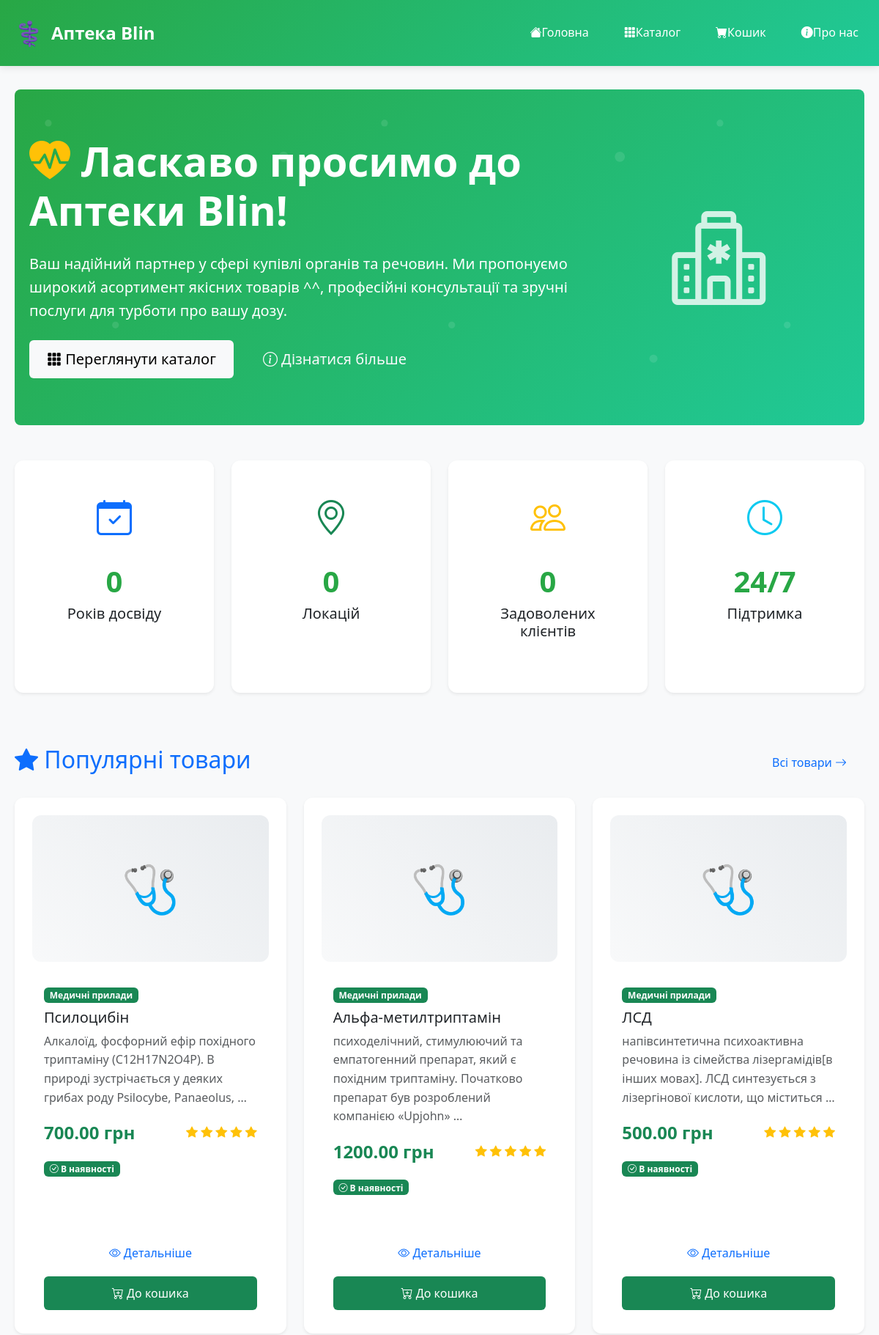
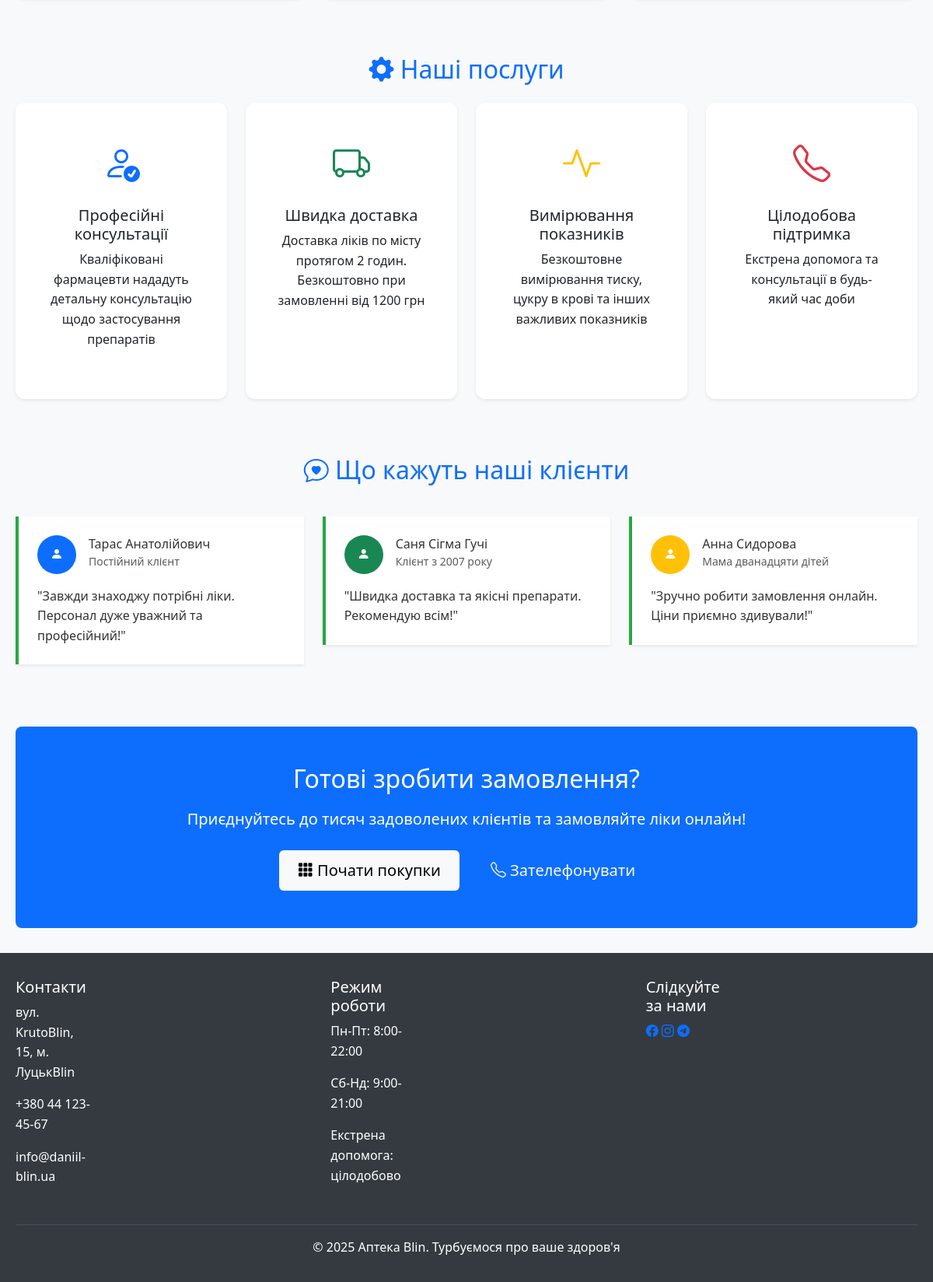
The page / on the database its author committed (2 pictures, top to bottom).
### pharmacy/models.py (models this page shows, shortened)
class Product(models.Model):
    PRODUCT_TYPES = [
        ('medicine', 'Ліки'),
        ('organ', 'Органи'),
        ('supplement', 'БАДи'),
        ('medical_device', 'Медичні прилади'),
    ]
    COUNTRY_CHOICES = [
        ('UA', 'Україна'),
        ('US', 'США'),
        ('DE', 'Німеччина'),
        ('FR', 'Франція'),
        ('PL', 'Польща'),
        ('IN', 'Індія'),
    ]
    STOCK_STATUS = [
        ('in_stock', 'В наявності'),
        ('out_of_stock', 'Немає в наявності'),
        ('limited', 'Обмежена кількість'),
        ('pre_order', 'Під замовлення'),
    ]
    name = models.CharField(max_length=200, verbose_name="Назва товару")
    category = models.ForeignKey(Category, on_delete=models.CASCADE, verbose_name="Категорія")
    description = models.TextField(verbose_name="Опис товару")
    price = models.DecimalField(
        max_digits=10,
        decimal_places=2,
        validators=[MinValueValidator(0.01)],
        verbose_name="Ціна (грн)"
    )
    manufacturer = models.CharField(
        max_length=100,
        default="Невідомий виробник",
        verbose_name="Виробник"
    )
    country = models.CharField(
        max_length=2,
        choices=COUNTRY_CHOICES,
        default='UA',
        verbose_name="Країна виробництва"
    )
    product_type = models.CharField(
        max_length=20,
        choices=PRODUCT_TYPES,
        default='medicine',
        verbose_name="Тип товару"
    )
    stock_status = models.CharField(
        max_length=20,
        choices=STOCK_STATUS,
        default='in_stock',
        verbose_name="Статус наявності"
    )
    dosage = models.CharField(
        max_length=50,
        blank=True,
        default="Не вказано",
        verbose_name="Дозування"
    )
    package = models.CharField(
        max_length=100,
        blank=True,
        default="1 упаковка",
        verbose_name="Упаковка"
    )
    rating = models.IntegerField(
        validators=[MinValueValidator(1), MaxValueValidator(5)],
        default=5,
        verbose_name="Рейтинг (1-5)"
    )
    is_prescription_required = models.BooleanField(
        default=False,
        verbose_name="Потрібен рецепт"
    )
    created_at = models.DateTimeField(auto_now_add=True, verbose_name="Дата додавання")
    updated_at = models.DateTimeField(auto_now=True, verbose_name="Дата оновлення")
    class Meta:
        verbose_name = "Товар"
        verbose_name_plural = "Товари"
        ordering = ['-created_at']
    @property
    def in_stock(self):
        return self.stock_status == 'in_stock'

### pharmacy/views.py (the view)
# urls.py: path('', views.home, name='home'),
def home(request):
    featured_products = Product.objects.filter(
        stock_status='in_stock'
    ).order_by('-rating', '-created_at')[:3]
    context = {
        'title': 'Головна - Аптека Blin',
        'page_name': 'Головна сторінка',
        'featured_products': featured_products,
    }
    return render(request, 'pharmacy/home.html', context)

### pharmacy/templates/pharmacy/home.html (shortened to what this page needs)
{% extends 'pharmacy/base.html' %}
{% block page_header %}
<section class="hero-section rounded-3">
    <div class="container position-relative">
        <div class="row align-items-center">
            <div class="col-lg-8">
                <h1 class="display-4 fw-bold mb-4">
                    <i class="bi bi-heart-pulse-fill text-warning"></i>
                    Ласкаво просимо до Аптеки Blin!
                </h1>
                <p class="lead mb-4">
                    Ваш надійний партнер у сфері купівлі органів та речовин.
                    Ми пропонуємо широкий асортимент якісних товарів ^^,
                    професійні консультації та зручні послуги для турботи про вашу дозу.
                </p>
                <div class="d-flex flex-wrap gap-3">
                    <a href="{% url 'pharmacy:catalog' %}" class="btn btn-light btn-lg">
                        <i class="bi bi-grid-3x3-gap-fill"></i> Переглянути каталог
                    </a>
                    <a href="{% url 'pharmacy:about' %}" class="btn btn-outline-light btn-lg">
                        <i class="bi bi-info-circle"></i> Дізнатися більше
                    </a>
                </div>
            </div>
            <div class="col-lg-4 text-center">
                <div class="hero-image">
                    <i class="bi bi-hospital" style="font-size: 8rem; opacity: 0.8;"></i>
                </div>
            </div>
        </div>
    </div>
</section>
{% endblock %}
{% block content %}
<section class="mb-5">
    <div class="row text-center">
        <div class="col-md-3 col-sm-6 mb-4">
            <div class="card h-100 border-0 shadow-sm">
                <div class="card-body">
                    <i class="bi bi-calendar-check feature-icon text-primary"></i>
                    <div class="stats-counter" data-target="42">0</div>
                    <h5>Років досвіду</h5>
                </div>
            </div>
        </div>
        <div class="col-md-3 col-sm-6 mb-4">
            <div class="card h-100 border-0 shadow-sm">
                <div class="card-body">
                    <i class="bi bi-geo-alt feature-icon text-success"></i>
                    <div class="stats-counter" data-target="5">0</div>
                    <h5>Локацій</h5>
                </div>
            </div>
        </div>
        <div class="col-md-3 col-sm-6 mb-4">
            <div class="card h-100 border-0 shadow-sm">
                <div class="card-body">
                    <i class="bi bi-people feature-icon text-warning"></i>
                    <div class="stats-counter" data-target="10000">0</div>
                    <h5>Задоволених клієнтів</h5>
                </div>
            </div>
        </div>
        <div class="col-md-3 col-sm-6 mb-4">
            <div class="card h-100 border-0 shadow-sm">
                <div class="card-body">
                    <i class="bi bi-clock feature-icon text-info"></i>
                    <div class="stats-counter">24/7</div>
                    <h5>Підтримка</h5>
                </div>
            </div>
        </div>
    </div>
</section>
<section class="mb-5">
    <div class="d-flex justify-content-between align-items-center mb-4">
        <h2 class="text-primary">
            <i class="bi bi-star-fill"></i> Популярні товари
        </h2>
        <a href="{% url 'pharmacy:catalog' %}" class="btn btn-outline-primary">
            Всі товари <i class="bi bi-arrow-right"></i>
        </a>
    </div>
    <div class="row">
        {% for product in featured_products %}
        <div class="col-lg-4 col-md-6 mb-4">
            <div class="card h-100 shadow-sm border-0 product-card">
                <div class="product-image-placeholder">
                    {% if product.product_type == 'medicine' %}💊
                    {% elif product.product_type == 'organ' %}🫀
                    {% elif product.product_type == 'supplement' %}🧪
                    {% else %}🩺
                    {% endif %}
                </div>
                <div class="card-body">
                    <span class="badge bg-success mb-2">{{ product.get_product_type_display }}</span>
                    <h5 class="card-title">{{ product.name }}</h5>
                    <p class="card-text text-muted">{{ product.description|truncatewords:15 }}</p>
                    <div class="d-flex justify-content-between align-items-center mb-3">
                        <div class="product-price text-success fw-bold fs-4">{{ product.price }} грн</div>
                        <div class="rating">
                            {% for i in "12345"|make_list %}
                                {% if forloop.counter <= product.rating %}
                                    <i class="bi bi-star-fill text-warning"></i>
                                {% else %}
                                    <i class="bi bi-star text-muted"></i>
                                {% endif %}
                            {% endfor %}
                        </div>
                    </div>
                    {% if product.in_stock %}
                        <span class="badge bg-success mb-2">
                            <i class="bi bi-check-circle"></i> В наявності
                        </span>
                    {% else %}
                        <span class="badge bg-danger mb-2">
                            <i class="bi bi-x-circle"></i> Немає в наявності
                        </span>
                    {% endif %}
                </div>
                <div class="card-footer bg-transparent border-0">
                    <div class="d-grid gap-2">
                        <a href="{% url 'pharmacy:product_detail' product.id %}" class="btn btn-outline-primary">
                            <i class="bi bi-eye"></i> Детальніше
                        </a>
                        {% if product.in_stock %}
                        <button class="btn btn-success btn-add-cart" onclick="addToCart({{ product.id }}, this)">
                            <i class="bi bi-cart-plus"></i> До кошика
                        </button>
                        {% endif %}
                    </div>
                </div>
            </div>
        </div>
        {% empty %}
        <div class="col-12">
            <div class="alert alert-info text-center">
                <i class="bi bi-info-circle"></i> Товари ще завантажуються...
            </div>
        </div>
        {% endfor %}
    </div>
</section>
<section class="mb-5">
    <h2 class="text-center text-primary mb-4">
        <i class="bi bi-gear-fill"></i> Наші послуги
    </h2>
    <div class="row">
        <div class="col-lg-3 col-md-6 mb-4">
            <div class="card text-center h-100 border-0 shadow-sm">
                <div class="card-body">
                    <i class="bi bi-person-check feature-icon text-primary"></i>
                    <h5 class="card-title">Професійні консультації</h5>
                    <p class="card-text">Кваліфіковані фармацевти нададуть детальну консультацію щодо застосування препаратів</p>
                </div>
            </div>
        </div>
        <div class="col-lg-3 col-md-6 mb-4">
            <div class="card text-center h-100 border-0 shadow-sm">
                <div class="card-body">
                    <i class="bi bi-truck feature-icon text-success"></i>
                    <h5 class="card-title">Швидка доставка</h5>
                    <p class="card-text">Доставка ліків по місту протягом 2 годин. Безкоштовно при замовленні від 1200 грн</p>
                </div>
            </div>
        </div>
        <div class="col-lg-3 col-md-6 mb-4">
            <div class="card text-center h-100 border-0 shadow-sm">
                <div class="card-body">
                    <i class="bi bi-activity feature-icon text-warning"></i>
                    <h5 class="card-title">Вимірювання показників</h5>
                    <p class="card-text">Безкоштовне вимірювання тиску, цукру в крові та інших важливих показників</p>
                </div>
            </div>
        </div>
        <div class="col-lg-3 col-md-6 mb-4">
            <div class="card text-center h-100 border-0 shadow-sm">
                <div class="card-body">
                    <i class="bi bi-telephone feature-icon text-danger"></i>
                    <h5 class="card-title">Цілодобова підтримка</h5>
                    <p class="card-text">Екстрена допомога та консультації в будь-який час доби</p>
                </div>
            </div>
        </div>
    </div>
</section>
<section class="mb-5">
    <h2 class="text-center text-primary mb-4">
        <i class="bi bi-chat-heart"></i> Що кажуть наші клієнти
    </h2>
    <div class="row">
        <div class="col-md-4 mb-3">
            <div class="testimonial-card shadow-sm">
                <div class="d-flex align-items-center mb-3">
                    <div class="bg-primary rounded-circle d-flex align-items-center justify-content-center me-3" style="width: 50px; height: 50px;">
                        <i class="bi bi-person-fill text-white"></i>
                    </div>
                    <div>
                        <h6 class="mb-0">Тарас Анатолійович</h6>
                        <small class="text-muted">Постійний клієнт</small>
                    </div>
                </div>
                <p class="mb-0">"Завжди знаходжу потрібні ліки. Персонал дуже уважний та професійний!"</p>
            </div>
        </div>
        <div class="col-md-4 mb-3">
            <div class="testimonial-card shadow-sm">
                <div class="d-flex align-items-center mb-3">
                    <div class="bg-success rounded-circle d-flex align-items-center justify-content-center me-3" style="width: 50px; height: 50px;">
                        <i class="bi bi-person-fill text-white"></i>
                    </div>
                    <div>
                        <h6 class="mb-0">Саня Сігма Гучі</h6>
                        <small class="text-muted">Клієнт з 2007 року</small>
                    </div>
                </div>
                <p class="mb-0">"Швидка доставка та якісні препарати. Рекомендую всім!"</p>
            </div>
        </div>
        <div class="col-md-4 mb-3">
            <div class="testimonial-card shadow-sm">
                <div class="d-flex align-items-center mb-3">
                    <div class="bg-warning rounded-circle d-flex align-items-center justify-content-center me-3" style="width: 50px; height: 50px;">
                        <i class="bi bi-person-fill text-white"></i>
                    </div>
                    <div>
                        <h6 class="mb-0">Анна Сидорова</h6>
                        <small class="text-muted">Мама дванадцяти дітей</small>
                    </div>
                </div>
                <p class="mb-0">"Зручно робити замовлення онлайн. Ціни приємно здивували!"</p>
            </div>
        </div>
    </div>
</section>
<section class="bg-primary text-white rounded-3 p-5 text-center">
    <h2 class="mb-3">Готові зробити замовлення?</h2>
    <p class="lead mb-4">Приєднуйтесь до тисяч задоволених клієнтів та замовляйте ліки онлайн!</p>
    <div class="d-flex justify-content-center gap-3 flex-wrap">
        <a href="{% url 'pharmacy:catalog' %}" class="btn btn-light btn-lg">
            <i class="bi bi-grid-3x3-gap-fill"></i> Почати покупки
        </a>
        <a href="tel:+380441234567" class="btn btn-outline-light btn-lg">
            <i class="bi bi-telephone"></i> Зателефонувати
        </a>
    </div>
</section>
{% endblock %}

### rows shown on the page
Product: product_type "Медичні прилади", name "Псилоцибін", description "Алкалоїд, фосфорний ефір похідного триптаміну (C12H17N2O4P). В природі зустрічається у деяких грибах роду Psilocybe, Panaeolus, …", price "700.00", rating 5 (drawn), stock_status "В наявності"
Product: product_type "Медичні прилади", name "Альфа-метилтриптамін", description "психоделічний, стимулюючий та емпатогенний препарат, який є похідним триптаміну. Початково препарат був розроблений компанією «Upjohn» …", price "1200.00", rating 5 (drawn), stock_status "В наявності"
Product: product_type "Медичні прилади", name "ЛСД", description "напівсинтетична психоактивна речовина із сімейства лізергамідів [в інших мовах]. ЛСД синтезується з лізергінової кислоти, що міститься …", price "500.00", rating 5 (drawn), stock_status "В наявності"
